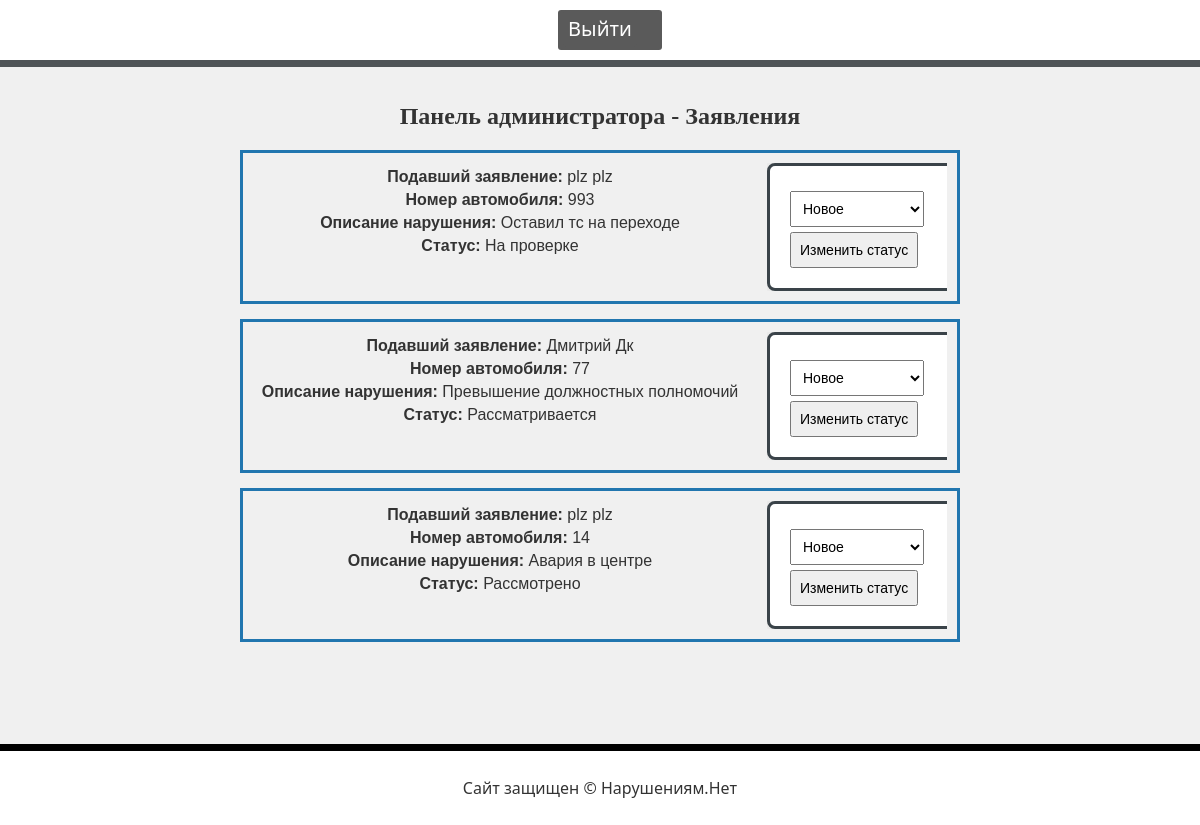
The app's page /pages/adminStatement.php (signed in) with its own data.
### tables this page shows
CREATE TABLE `Statements` (
  `id` int NOT NULL,
  `user_id` int NOT NULL,
  `car_number` varchar(20) NOT NULL,
  `violation_description` text NOT NULL,
  `status` varchar(40) NOT NULL
);

CREATE TABLE `Users` (
  `id` int NOT NULL,
  `name` varchar(100) NOT NULL,
  `surname` varchar(100) NOT NULL,
  `patronymic` varchar(100) NOT NULL,
  `admin` int DEFAULT '0',
  `tel` varchar(100) NOT NULL,
  `email` varchar(100) NOT NULL,
  `login` varchar(100) NOT NULL,
  `password` varchar(100) NOT NULL
);

### pages/adminStatement.php (the view, shortened to what this page needs)
<?php
include('server.php');
$select_query = "SELECT s.id, u.name, u.surname, s.car_number, s.violation_description, s.status
                 FROM Statements s
                 JOIN Users u ON s.user_id = u.id
                 ORDER BY s.id DESC";
$result = mysqli_query($db, $select_query);
?>
<!DOCTYPE html>
<html lang="ru">
<head>
    <link rel="stylesheet" href="../style/style.css">
</head>
<body>
    <header class="header">
        <div class="widthContainer">
            <nav class="menu">
                <ul>
                    <li class="li">
                        <a class="li" href="../index.php?logout='1'">Выйти</a>
                    </li>
                </ul>
            </nav>
        </div>
    </header>
    <div class="body">
        <div class="statements-container">
            <h1>Панель администратора - Заявления</h1>
            <?php
            while ($row = mysqli_fetch_assoc($result)) {
                echo '<div class="allForm">';
                    echo '<div class="topForm">';
                        echo '<div class="admin-statement-item">';
                        echo '<p><strong>Подавший заявление: </strong>' . $row['name'] . ' ' . $row['surname'] . ' ' . $row['patronymic'] . '</p>';
                        echo '<p><strong>Номер автомобиля: </strong>' . $row['car_number'] . '</p>';
                        echo '<p><strong>Описание нарушения: </strong>' . $row['violation_description'] . '</p>';
                        echo '<p><strong>Статус: </strong>' . $row['status'] . '</p><br>';
                    echo '</div>';
                    echo '<div class="footForm">';
                        echo '<form method="post" class="farm" action="adminStatement.php">';
                        echo '<select name="new_status">
                                <option value="новое">Новое</option>
                                <option value="подтверждено">Подтверждено</option>
                                <option value="отклонено">Отклонено</option>
                            </select>';
                        echo '<input type="submit" name="change_status" value="Изменить статус">';
                        echo '</form>';
                        echo '</div>';
                    echo '</div>';
                echo '</div>';
            }
            ?>
        </div>
    </div>
    <footer class="footer">
        <div class="widthContainer">
            <p>Сайт защищен &copy; Нарушениям.Нет</p>
        </div>
    </footer>
</body>
</html>

### style/style.css (style rules this page uses)
body { background-color: #f0f0f0; color: #333; font-family: 'Segoe UI', Tahoma, Geneva, Verdana, sans-serif; margin: 0; }
.widthContainer { max-width: 1200px; }
.header { background-color: #fff; width: 100%; z-index: 1; display: flex; justify-content: center; font-family: 'ART'; border-bottom: 7px solid #4f5457; }
.menu ul { display: flex; list-style: none; margin: 0; }
.menu .li { height:30px; background-color: #5a5a5a; border-radius: 3px; margin: 10px 0px; margin-right: 20px; padding: 5px; }
.menu a { text-decoration: none; font-size: 20px; color: #fff; font-family: 'Segoe UI', Tahoma, Geneva, Verdana, sans-serif; }
.body { font-family: Arial, sans-serif; color: #333; text-align: center; margin: 0; padding: 0; display: flex; justify-content: center; min-height: 84.6vh; }
h1 { font-family: ARTSTR; font-size: 30px; }
form { margin: 500px auto; padding: 120px; background: #fff; border-radius: 3px; font-size: 20px; border: 3px solid #3a4349; }
.statements-container { width: 60%; margin: 20px auto; }
.footer { background-color: #fff; color: #333; text-align: center; display: flex; justify-content: center; border-top: 7px solid #000000; padding: 10px 0; bottom: 0; }
form { width: 100%; max-width: 400px; margin: 0 auto; background: #ffffff; border-radius: 8px; box-shadow: 0 0 10px rgba(0, 0, 0, 0.1); text-align: center; padding: 20px; }
h1 { font-size: 24px; margin-bottom: 20px; }

### pages/adminStatement.php (style rules this page uses)
.allForm { display: flex; flex-direction: column; border: 3px solid #2176af; margin-bottom: 15px; padding: 10px; box-sizing: border-box; }
.topForm { display: flex; justify-content: space-between; align-items: flex-start; }
.admin-statement-item { flex: 1; min-width: 0; }
.admin-statement-item p { margin: 5px 0; }
.footForm { margin-left: 20px; flex-shrink: 0; overflow: hidden; }
.farm { display: flex; flex-direction: column; align-items: flex-start; }
.farm select, .farm input[type="submit"] { margin-top: 5px; padding: 8px; font-size: 14px; }

### records on screen
statements: user.name "plz", user.surname "plz", car_number "993", violation_description "Оставил тс на переходе", status "На проверке"
statements: user.name "Дмитрий", user.surname "Дк", car_number "77", violation_description "Превышение должностных полномочий", status "Рассматривается"
statements: user.name "plz", user.surname "plz", car_number "14", violation_description "Авария в центре", status "Рассмотрено"
